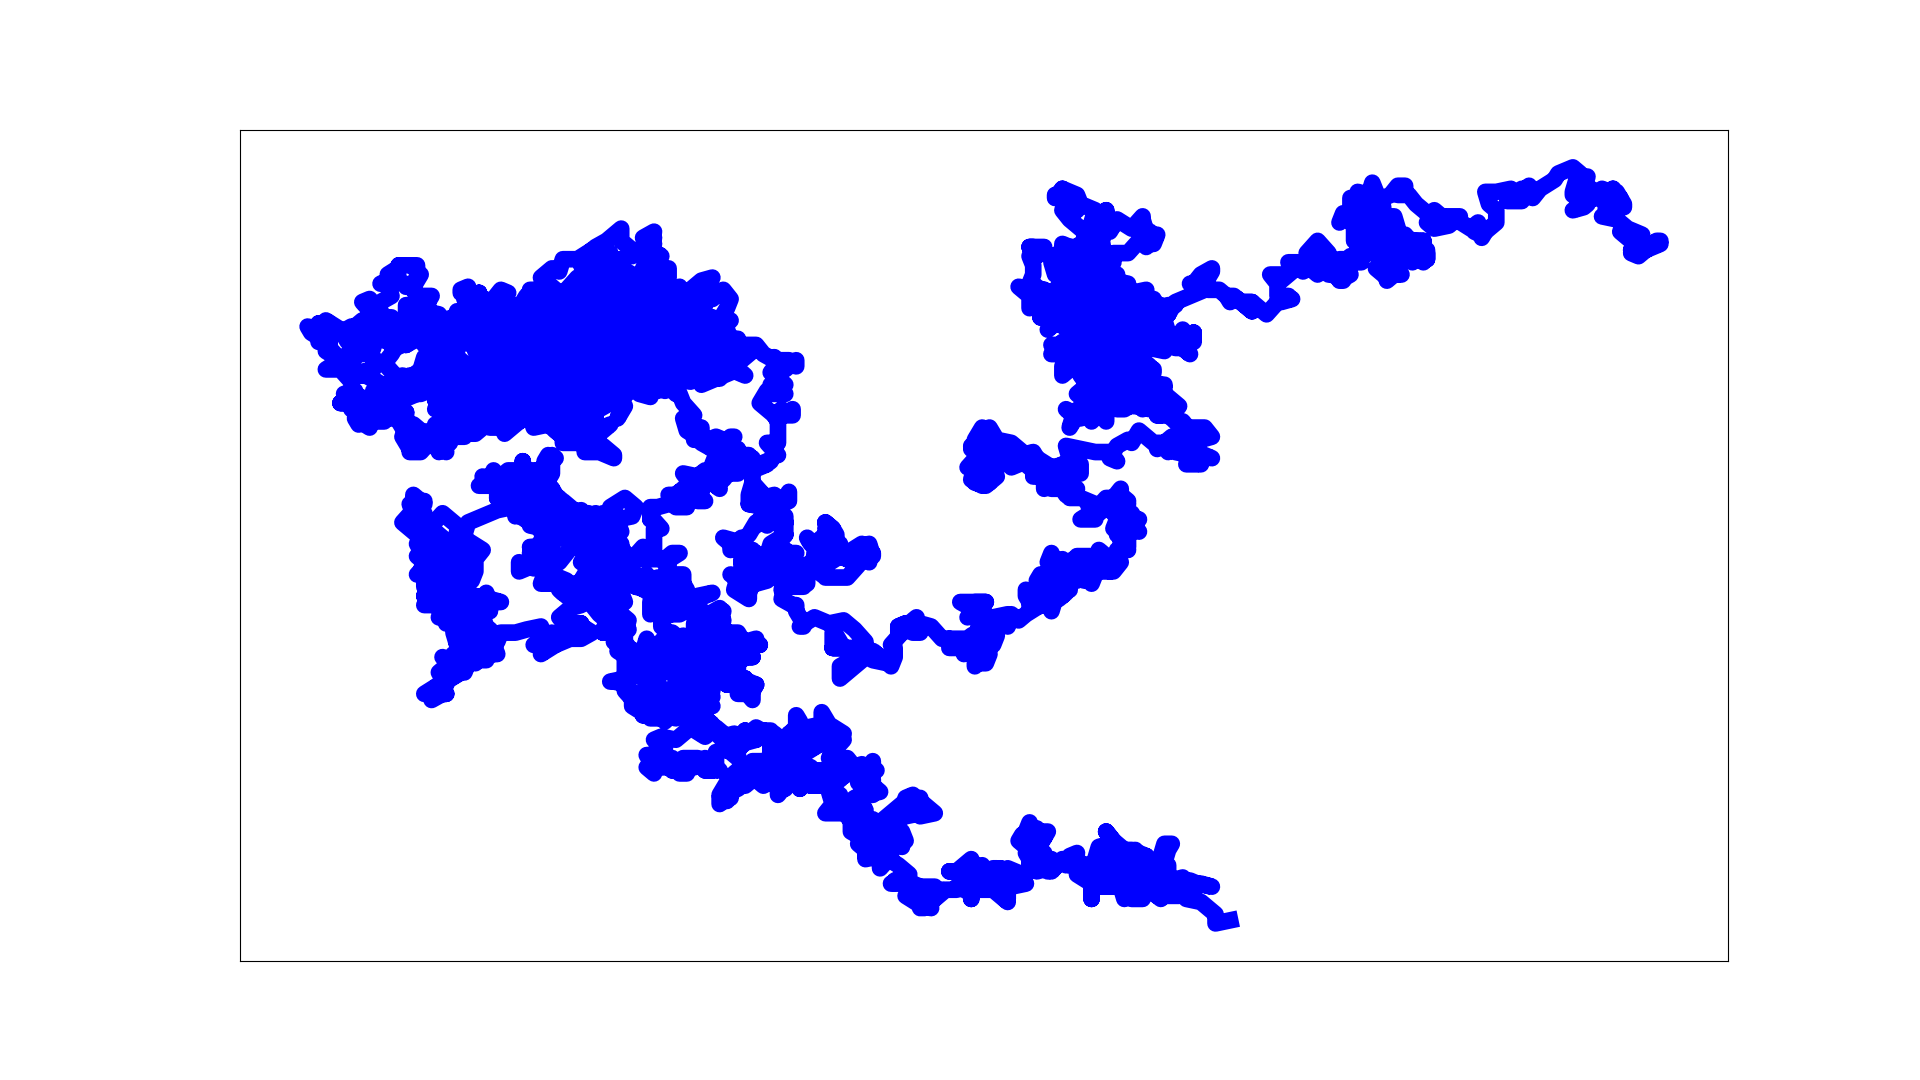

Write the Python code that produced this figure.
# -*- coding: utf-8 -*-

"""分子运动"""

import matplotlib.pyplot as plt

from random_walk import RandomWalk

# 只要程序处于活动状态，就不断地模拟随机漫步
while True:
    # 创建一个RandomWalk实例，并将其包含的点都绘制出来
    rw = RandomWalk(num_points=5000)
    rw.fill_walk()

    # 设置绘图窗口的大小
    plt.figure(figsize=(19.2,10.8))   #以英寸为单位，100像素/英寸?

    points_num = list(range(rw.num_points))
    plt.plot(rw.x_values,rw.y_values,
                c='blue',linewidth=12)  #按照点的绘制顺序映射颜色

    # 隐藏坐标轴
    plt.axes().get_xaxis().set_visible(False)   #plt.axes()函数设置坐标轴可见性
    plt.axes().get_yaxis().set_visible(False)

    plt.savefig("work1.png",bboc_inches='tight')
    #plt.show()

    keep_running = input("继续随机漫步么?(y/n):")
    if keep_running == 'n':
        break